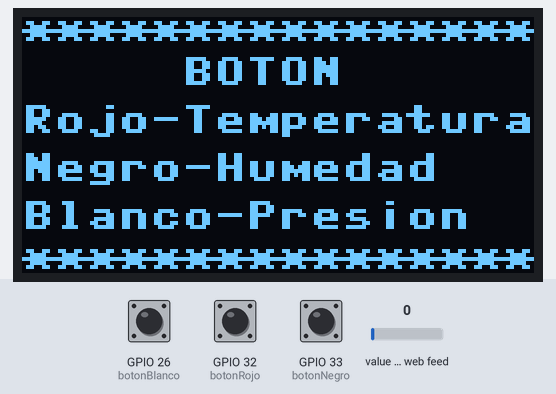
Bench run of a program on a simulated ESP32 board running MicroPython. Shown: 128×64 one-colour display. Inputs (shaded band) come from the test bench; at power-on: GPIO 26 (botonBlanco) HIGH, GPIO 32 (botonRojo) HIGH, GPIO 33 (botonNegro) HIGH, value of the web feed 0. WiFi joins after 1.5 s; requests to the public web service named in the program get a made-up reply in its usual format after 0.4 s (London, UTC, broken clouds, 64 % humidity, 1013 hPa unless stated); web requests get an empty 200 reply after 0.4 s; library files of the repository ran but are not shown: ssd1306.py.

Above: at 4.3 s.
4.4 s: GPIO 26 (botonBlanco) pulled LOW for 3.2 s
At 6.1 s:
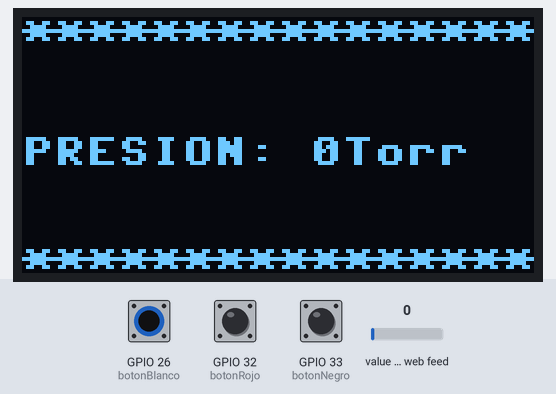
9.2 s: GPIO 32 (botonRojo) pulled LOW for 1 s
At 10.39 s:
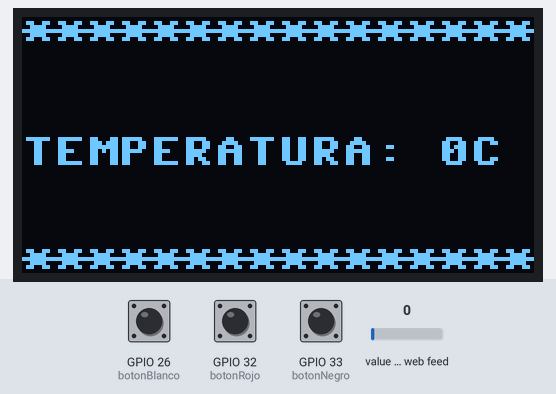
12.1 s: GPIO 33 (botonNegro) pulled LOW for 1 s
At 13.24 s:
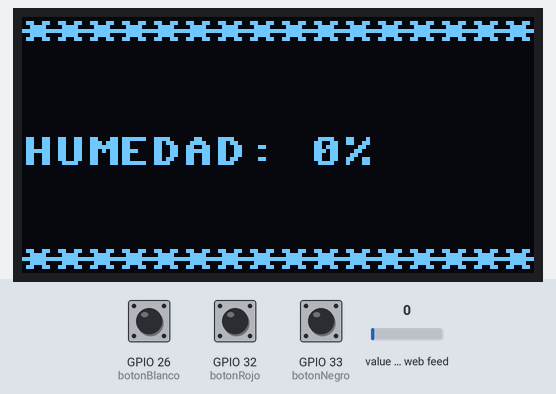
Timing chart, 0 to 15.1 s (numbered marks = the images above; inputs shaded):
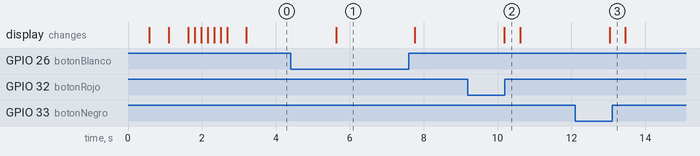

Measured:
- after the input at 4.4 s, the display: changes after 1.2 s (image 1)
- after the input at 9.2 s, the display: changes after 0.98 s (image 2)
- after the input at 12.1 s, the display: changes after 0.94 s (image 3)

The program:

oled.py
```python
# ? IMPORTAR LIBRERÍAS NECESARIAS
import network
import time
import urequests
from machine import Pin, I2C
from ssd1306 import SSD1306_I2C

# ? INSTANCIA PANTALLA OLED
i2c = I2C(0, scl=Pin(27), sda=Pin(14))
ancho, alto = 128, 64
oled = SSD1306_I2C(ancho, alto, i2c)

# ? INSTANCIA BOTONES
botonRojo = Pin(32, Pin.IN, Pin.PULL_UP)
botonNegro = Pin(33, Pin.IN, Pin.PULL_UP)
botonBlanco = Pin(26, Pin.IN, Pin.PULL_UP)

#? URLS PARA ENVIAR INFORMACIÓN Y RECIBIR
url = "https://maker.ifttt.com/trigger/notamb/with/key/inSrLr4nyMQ8ShQ0noTQEo4Hy2fO1f4ZYMVvxUEUW13"
urlDis = "https://maker.ifttt.com/trigger/ambnot/with/key/inSrLr4nyMQ8ShQ0noTQEo4Hy2fO1f4ZYMVvxUEUW13?"
urlSMS = "https://maker.ifttt.com/trigger/sms/with/key/inSrLr4nyMQ8ShQ0noTQEo4Hy2fO1f4ZYMVvxUEUW13?"
urlTel = "https://maker.ifttt.com/trigger/telegram_not/with/key/inSrLr4nyMQ8ShQ0noTQEo4Hy2fO1f4ZYMVvxUEUW13?"

# ? CONEXIÓN A LA RED
sta_if = network.WLAN(network.STA_IF)
sta_if.active(True)
sta_if.connect("Q60", "minumero")

# ? PANTALLA DE ESPERA MIENTRAS CONECTA
while not sta_if.isconnected():
    oled.fill(0)
    oled.text("*"*16, 0, 0)
    oled.text(" CONNECTING.", 0, 30)
    oled.text("*"*16, 0, 57)
    oled.show()
    time.sleep(0.5)

    oled.fill(0)
    oled.text("*"*16, 0, 0)
    oled.text(" CONNECTING..", 0, 30)
    oled.text("*"*16, 0, 57)
    oled.show()
    time.sleep(0.5)

    oled.fill(0)
    oled.text("*"*16, 0, 0)
    oled.text(" CONNECTING...", 0, 30)
    oled.text("*"*16, 0, 57)
    oled.show()
    time.sleep(0.5)

# ? PANTALLA CUANDO ESTE CONECTADO A LA RED
oled.fill(0)
oled.text("*"*16, 0, 0)
oled.text("   CONNECTED", 0, 30)
oled.text("*"*16, 0, 55)
oled.show()
time.sleep(0.15)

oled.fill(0)
oled.text("*"*16, 0, 0)
oled.text("   ", 0, 30)
oled.text("*"*16, 0, 55)
oled.show()
time.sleep(0.15)

oled.fill(0)
oled.text("*"*16, 0, 0)
oled.text("   CONNECTED", 0, 30)
oled.text("*"*16, 0, 55)
oled.show()
time.sleep(0.15)

oled.fill(0)
oled.text("*"*16, 0, 0)
oled.text("   ", 0, 30)
oled.text("*"*16, 0, 55)
oled.show()
time.sleep(0.15)

oled.fill(0)
oled.text("*"*16, 0, 0)
oled.text("   CONNECTED", 0, 30)
oled.text("*"*16, 0, 55)
oled.show()
time.sleep(0.15)

oled.fill(0)
oled.text("*"*16, 0, 0)
oled.text("   ", 0, 30)
oled.text("*"*16, 0, 55)
oled.show()
time.sleep(0.15)

oled.fill(0)
oled.text("*"*16, 0, 0)
oled.text("   CONNECTED", 0, 30)
oled.text("*"*16, 0, 55)
oled.show()
time.sleep(0.5)

# ? PANTALLA PRINCIPAL
def presionar():
    oled.fill(0)
    oled.text("*"*16, 0, 0)
    oled.text("     BOTON", 0, 10)
    oled.text("Rojo-Temperatura", 0, 22)
    oled.text("Negro-Humedad", 0, 34)
    oled.text("Blanco-Presion", 0, 46)
    oled.text("*"*16, 0, 57)
    oled.show()
    time.sleep(2)

# ? DEPENDE DEL BOTON PRESIONADO MOSTRARA LA INFORMACIÓN
def temperaturaOled():
    oled.fill(0)
    oled.text("*"*16, 0, 0)
    oled.text("TEMPERATURA: "+str(temperatura)+"C", 0, 30)
    oled.text("*"*16, 0, 57)
    oled.show()

def humedadOled():
    oled.fill(0)
    oled.text("*"*16, 0, 0)
    oled.text("HUMEDAD: "+str(humedad)+"%", 0, 30)
    oled.text("*"*16, 0, 57)
    oled.show()

def presionOled():
    oled.fill(0)
    oled.text("*"*16, 0, 0)
    oled.text("PRESION: "+str(presion)+"Torr", 0, 30)
    oled.text("*"*16, 0, 57)
    oled.show()

# ? ENVÍA LOS DATOS RECIBIDOS A LOS SERVICIOS DE IFTTT Y A LA PANTALLA OLED
def enviarMensaje():
    if botonRojo.value() == 1 and botonNegro.value() == 1 and botonBlanco.value() == 1:
        presionar()
    respuestaDis = urequests.get(
        urlDis+"&value1="+str(temperatura) + "&value2="+str(humedad)+"&value3="+str(presion))
    respuestaDis.close()
    if botonRojo.value() == 0 and botonNegro.value() == 1 and botonBlanco.value() == 1:
        temperaturaOled()
    if botonRojo.value() == 1 and botonNegro.value() == 0 and botonBlanco.value() == 1:
        humedadOled()
    if botonRojo.value() == 1 and botonNegro.value() == 1 and botonBlanco.value() == 0:
        presionOled()

    if botonRojo.value() == 1 and botonNegro.value() == 1 and botonBlanco.value() == 1:
        presionar()
    respuestaSMS = urequests.get(
        urlSMS+"&value1="+str(temperatura) + "&value2="+str(humedad)+"&value3="+str(presion))
    respuestaSMS.close()
    if botonRojo.value() == 0 and botonNegro.value() == 1 and botonBlanco.value() == 1:
        temperaturaOled()
    if botonRojo.value() == 1 and botonNegro.value() == 0 and botonBlanco.value() == 1:
        humedadOled()
    if botonRojo.value() == 1 and botonNegro.value() == 1 and botonBlanco.value() == 0:
        presionOled()

    if botonRojo.value() == 1 and botonNegro.value() == 1 and botonBlanco.value() == 1:
        presionar()
    respuestaTel = urequests.get(
        urlTel+"&value1="+str(temperatura) + "&value2="+str(humedad)+"&value3="+str(presion))
    respuestaTel.close()
    if botonRojo.value() == 0 and botonNegro.value() == 1 and botonBlanco.value() == 1:
        temperaturaOled()
    if botonRojo.value() == 1 and botonNegro.value() == 0 and botonBlanco.value() == 1:
        humedadOled()
    if botonRojo.value() == 1 and botonNegro.value() == 1 and botonBlanco.value() == 0:
        presionOled()


# ? CICLO PRINCIPAL
while True:
    # ~ VERIFICA EL VALOR DE LOS BOTONES Y MOSTRARA EL VALOR A PEDIR
    if botonRojo.value() == 1 and botonNegro.value() == 1 and botonBlanco.value() == 1:
        presionar()
    # ~ RECIBE LOS DATOS
    consulta = urequests.get(
        "https://api.thingspeak.com/channels/1909834/feeds.json?results=2")
    datos = consulta.json()
    # ~ VARIABLES DONDE SE GUARDARAN LOS DATOS DEL ARCHIVO JSON
    temperatura = datos["feeds"][1]["field1"]
    humedad = datos["feeds"][1]["field2"]
    presion = datos["feeds"][1]["field3"]

    # ~ VERIFICA EL VALOR DE LOS BOTONES Y MOSTRARA EL VALOR A PEDIR
    if botonRojo.value() == 0 and botonNegro.value() == 1 and botonBlanco.value() == 1:
        temperaturaOled()
    if botonRojo.value() == 1 and botonNegro.value() == 0 and botonBlanco.value() == 1:
        humedadOled()
    if botonRojo.value() == 1 and botonNegro.value() == 1 and botonBlanco.value() == 0:
        presionOled()

    enviarMensaje()
```
